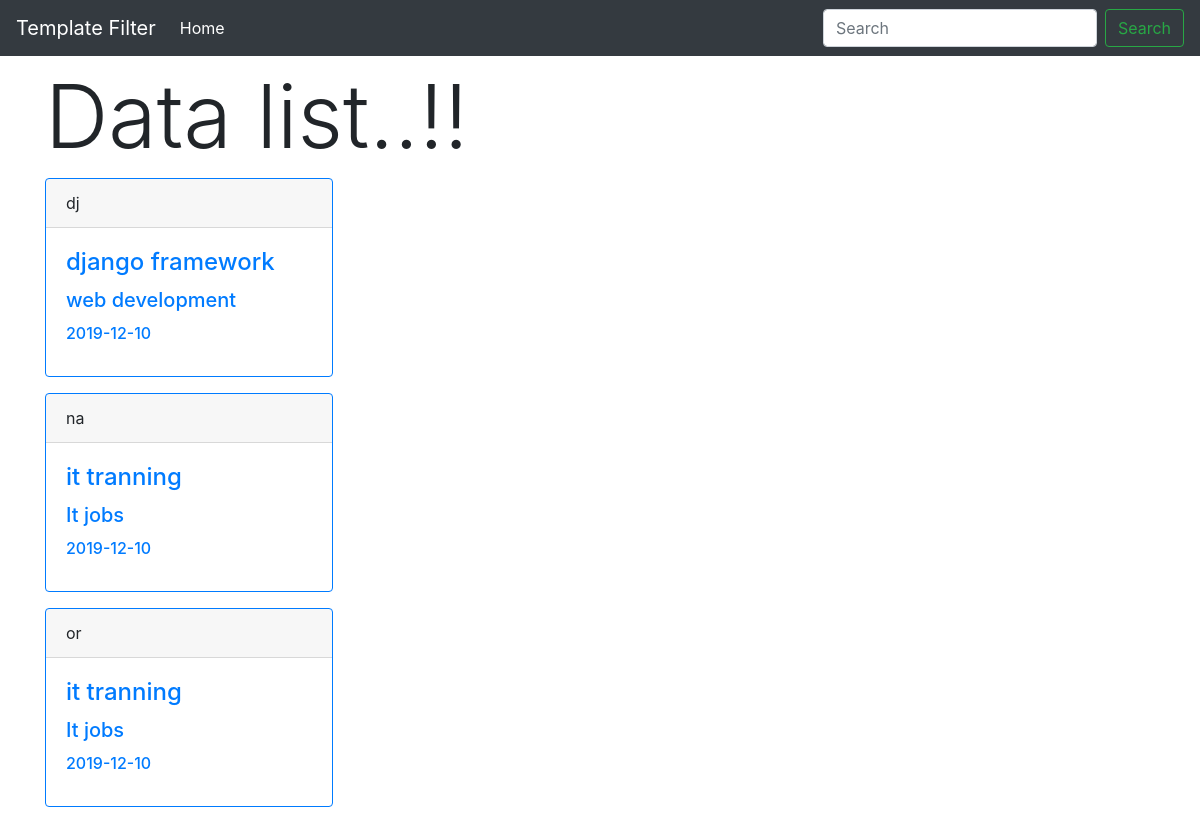
The page / on the database its author committed.
### WebApp/models.py (models this page shows)
class FilterModel(models.Model):
    name = models.CharField(max_length=40)
    subject = models.CharField(max_length=40)
    dept = models.CharField(max_length=40)
    date = models.DateField()

### WebApp/views.py (the view)
# urls.py: path('', views.DataView),
def DataView(request):
    datalist = FilterModel.objects.all()
    return render(request, 'WebApp/Data.html', {'datalist':datalist})

### WebApp/templatetags/cust_filters.py (called while the page is built)
def truncaten(value, n):
    result = value[0:n]
    return result

### templates/WebApp/Data.html (shortened to what this page needs)
{% extends 'Base.html' %}
{% load static %}
{% block content %}
  <h1 class="display-2">Data list..!!</h1>
  <!-- {% load cust_filters %}
  {% load cust_filters %}
  {% for item in datalist %}
  <div class="row">
    <div class="col">
        <div class="card border-primary mb-3" style="max-width: 18rem;">
            <div class="card-header">{{ item.name|t_n:2 }}</div>
            <div class="card-body text-primary">
                <h4 class="card-title">{{ item.subject|lower     }}</h4>
                <h5 class="card-title">{{ item.dept|t_n:20 }}</h5>
                <h6 class="card-title">{{ item.date|date:"Y-m-d" }}</h6>
            </div>
        </div>
    </div>
  </div>
  {% endfor %}
{% endblock %}

### templates/Base.html (shortened to what this page needs)
<!doctype html>
{% load static %}
<html lang="en">
  <head>
    <link rel="stylesheet" href="https://stackpath.bootstrapcdn.com/bootstrap/4.4.1/css/bootstrap.min.css">
  </head>
  <body>
  {% include 'Header.html' %}
    <div class="container mt-2">
        {% block content %}
        {% endblock %}
    </div>
  </body>
</html>

### templates/Header.html (shortened to what this page needs)
<nav class="navbar navbar-expand-lg navbar-dark bg-dark">
  <a class="navbar-brand" href="/">Template Filter</a>
  <div class="collapse navbar-collapse" id="navbarSupportedContent">
    <ul class="navbar-nav mr-auto">
      <li class="nav-item active">
        <a class="nav-link" href="/">Home <span class="sr-only">(current)</span></a>
      </li>
    </ul>
    <form class="form-inline my-2 my-lg-0">
      <input class="form-control mr-sm-2" type="search" placeholder="Search" aria-label="Search">
      <button class="btn btn-outline-success my-2 my-sm-0" type="submit">Search</button>
    </form>
  </div>
</nav>

### rows shown on the page
FilterModel: name|t_n "dj", subject "django framework", dept|t_n "web development", date "2019-12-10"
FilterModel: name|t_n "na", subject "it tranning", dept|t_n "It jobs", date "2019-12-10"
FilterModel: name|t_n "or", subject "it tranning", dept|t_n "It jobs", date "2019-12-10"
